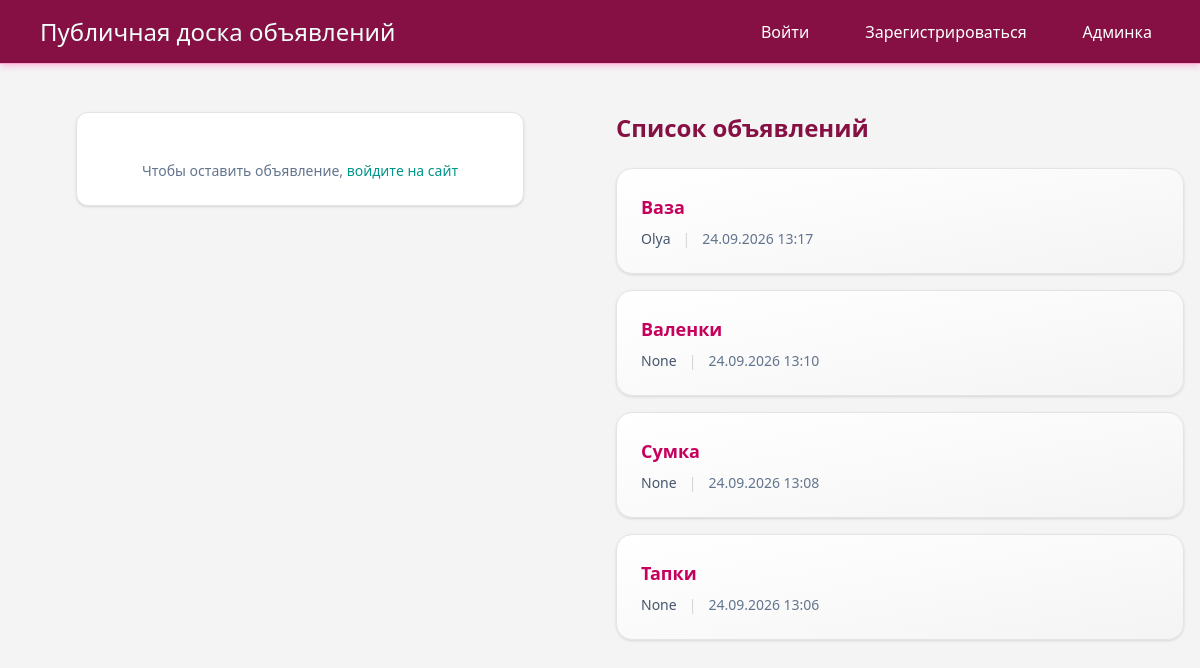
The page / on the database its author committed.
### notice/models.py (models this page shows, shortened)
class Notice(models.Model):
    title = models.CharField(max_length=100, verbose_name='Заголовок')
    content = models.TextField(verbose_name='Информация')
    author_name = models.ForeignKey(User, on_delete=models.CASCADE, verbose_name='Автор', related_name='notices', null=True, blank=True)
    created_at = models.DateTimeField(auto_now_add=True, verbose_name='Дата публикации')
    class Meta:
        verbose_name = 'Объявление'
        verbose_name_plural = 'Объявления'
        ordering = ['-created_at']

### notice/views.py (the view)
# urls.py: path('', views.notice_list, name='notice_list'),
def notice_list(request):
    notices = Notice.objects.all().order_by('-created_at')
    if request.method == 'POST':
        if not request.user.is_authenticated:
            messages.warning(request, 'Чтобы оставить объявление, войдите на сайт')
            return redirect('login')
        form = NoticeCreateForm(request.POST)
        if form.is_valid():
            notice = form.save(commit=False)
            notice.author_name = request.user
            notice.save()
            messages.success(request, 'Объявление создано')
            return redirect('notice:notice_list')
        else:
            messages.error(request, 'Исправьте ошибку в форме')
    else:
        form = NoticeCreateForm()
    context = {
        'notices': notices,
        'form': form,
        'page_title': 'Доска объявлений'
    }
    return render(request, 'notice/notice_list.html', context)

### notice/templates/notice/notice_list.html (shortened to what this page needs)
{% extends 'notice/base.html' %}
{% block content %}
  <div class="max-w-7xl mx-auto mt-12 px-4 grid grid-cols-1 md:grid-cols-2 gap-8">
    <div class="md:col-span-1">
      <form method="post" class="max-w-md w-full m-auto p-6 rounded-xl bg-white border border-zinc-200 shadow-sm">
        {% if user.is_authenticated %}
          <h1 class="text-pink-900 text-lg font-bold mb-4 flex items-center gap-2">
            Создание объявления
          </h1>
          <div class="space-y-3">
            {{ form }}
          </div>
          <button type="submit" class="w-full bg-pink-600 text-white py-2.5 rounded-lg font-medium hover:bg-pink-700 active:scale-[0.98] transition-all duration-150 mt-4 cursor-pointer">Опубликовать</button>
        {% else %}
          <p class="text-center text-slate-500 text-sm mt-6">
            Чтобы оставить объявление, <a href="{% url 'notice:login' %}" class="text-teal-600 hover:underline font-medium">войдите на сайт</a>
          </p>
        {% endif %}
      </form>
    </div>
    <div class="md:col-span-1">
      <h1 class="text-pink-900 text-2xl font-bold mb-6 flex items-center gap-3">
        Список объявлений
      </h1>
      {% if notices %}
        <div class="space-y-4">
          {% for notice in notices %}
            <article class="p-6 rounded-2xl bg-gradient-to-br from-white via-zinc-50 to-zinc-100 border border-zinc-200 shadow-sm hover:shadow-md transition-shadow duration-200">
              <h2>
                <a href="{% url 'notice:notice_details' notice.id %}" class="text-pink-700 text-lg font-semibold hover:text-teal-600 hover:underline transition-colors">{{ notice.title }}</a>
              </h2>
              <div class="flex items-center gap-3 mt-2 text-slate-500 text-sm">
                <span class="font-medium text-slate-600">{{ notice.author_name }}</span>
                <span class="text-zinc-300">|</span>
                <span>{{ notice.created_at|date:"d.m.Y H:i" }}</span>
              </div>
            </article>
          {% endfor %}
        </div>
      {% else %}
        <div class="p-8 rounded-2xl bg-zinc-50 border border-zinc-200 text-center text-slate-400">Доска объявлений пустая</div>
      {% endif %}
    </div>
  </div>
{% endblock %}

### notice/templates/notice/base.html (shortened to what this page needs)
<!DOCTYPE html>
<html lang="en">
{% load tailwind_tags %}
<head>
    {% tailwind_css %}
</head>
<body class="bg-zinc-100">
    <header class="bg-pink-900 text-white flex justify-between h-16 items-center shadow-md shadow-pink-300/50 border-b-1 border-pink-300">
        <h1 class="text-2xl font-medium pl-10 text-teal-50">
            <a href="{% url 'notice:notice_list' %}">Публичная доска объявлений</a>
        </h1>
        <nav class="flex gap-10 pr-10">
            {% if user.is_authenticated %}
                <p class="p-2 transition duration-500 border-b-1 p-2 rounded-full">Привет, <b>{{ user.first_name }}</b>!</p>
                <form action="{% url 'logout' %}" method="post">
                    {% csrf_token %}
                    <button type="submit" class="p-2 transition duration-500 hover:border-b-1 hover:rounded-full cursor-pointer
                {% if request.resolver_match.view_name == 'login' %}
                    border-b-1 p-2 rounded-full
                {% endif %}">Выйти</button>
                </form>
            {% else %}
                <a href="{% url 'login' %}" class="p-2 transition duration-500 hover:border-b-1 hover:rounded-full
                ">Войти</a>
                <a href="{% url 'notice:register' %}" class="p-2 transition duration-500 hover:border-b-1 hover:rounded-full
                ">Зарегистрироваться</a>
            {% endif %}
            <a href="/admin/" target="_blank" class="p-2 transition duration-500 hover:border-b-1 hover:rounded-full ">Админка</a>
        </nav>
    </header>
    <main>
        {% block content %}
        {% endblock %}
    </main>
{% load django_browser_reload %}
</body>
</html>

### rows shown on the page
Notice: title "Ваза", author_name "Olya", created_at "24.09.2026 13:17"
Notice: title "Валенки", author_name "None", created_at "24.09.2026 13:10"
Notice: title "Сумка", author_name "None", created_at "24.09.2026 13:08"
Notice: title "Тапки", author_name "None", created_at "24.09.2026 13:06"
